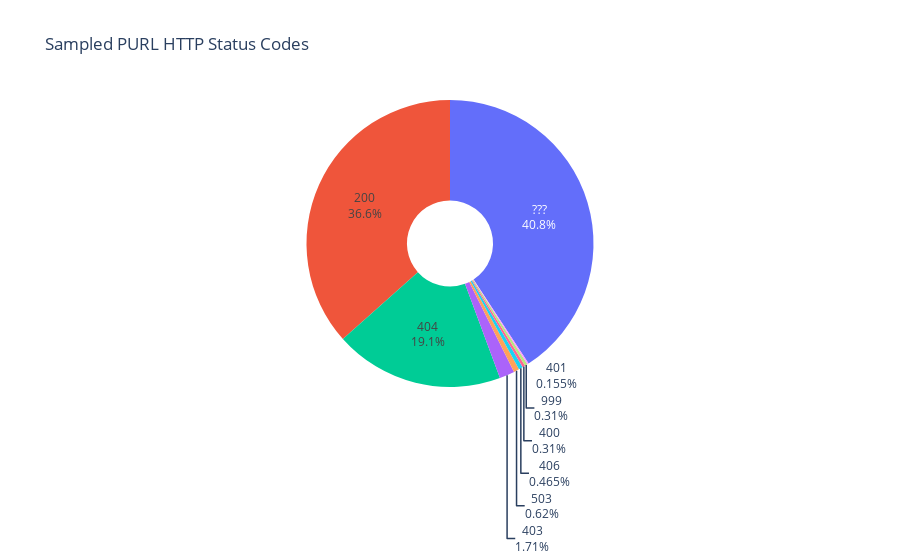

The cell this chart's notebook holds for it:
### Code cell
import plotly.graph_objects as go

s = ns_sample.value_counts('status_code', dropna=False)
s = s.reset_index()
s.columns = ['status_code', 'urls']
s.at[0, 'status_code'] = '???'

fig = go.Figure(data=[go.Pie(labels=s.status_code, values=s.urls, hole=.3, textinfo='label+percent')])
fig.update_layout(height=700, showlegend=False, title='Sampled PURL HTTP Status Codes')
fig

#xp.pie(s, values='urls', names='status_code', textinfo='label+percent')

### Figure 1 — Plotly figure (JSON) as saved in the notebook; plotly's stock layout.template omitted (floating-point values rounded to 4 significant figures)
{"data": [{"hole": 0.3, "labels": ["???", "200", "404", "403", "503", "406", "400", "999", "401", "???"], "textinfo": "label+percent", "type": "pie", "values": [262, 236, 123, 11, 4, 3, 2, 2, 1, 1]}], "layout": {"autosize": true, "showlegend": false, "title": {"text": "Sampled PURL HTTP Status Codes"}}}
